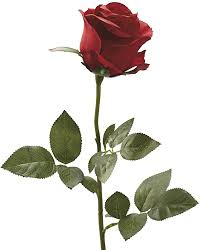
#> input picture Image_preprocessing/Dataset/rose/rose005.jpg, 201 x 250 px, given in place of rose001.jpg, which was not available
$ python image_preprocessor.py
#> lines starting #> are read from the running program, lines starting #| are printed output that depends on the picture; pictures that were not available may be replaced by others from this repository, and a replacement may not be noted
import cv2 as cv
import numpy as np

rose_shape = np.empty((100, 2))

# [7 lines of commented-out code are left out]

for i in range(100) :
    path = 'Image_preprocessing\Dataset\\rose\\rose{:03d}.jpg'.format(i+1)
    rose = cv.imread(path, cv.IMREAD_GRAYSCALE)
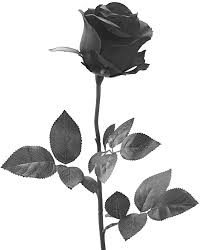
#> rose: shape (250, 201); min 0, max 255, mean 210.7
    rose_reshape = cv.resize(rose, (64, 64))
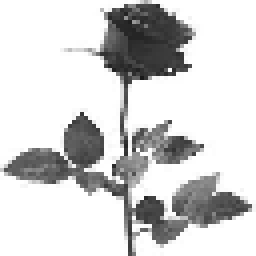
#> rose_reshape: shape (64, 64) (shown 4 times larger); min 25, max 255, mean 210.5
    cv.imshow('original', rose)
    cv.imshow('resized', rose_reshape)
    key = cv.waitKey(0)
#> (key Esc is pressed here)
    cv.destroyAllWindows()
    if key == 27 :
        break

# [23 lines of commented-out code are left out]

$ run again, on Image_preprocessing/Dataset/rose/rose020.jpg
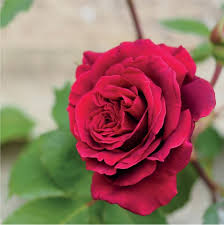
#> input picture Image_preprocessing/Dataset/rose/rose020.jpg, 224 x 225 px, given in place of rose001.jpg, which was not available
#> `rose = cv.imread(path, cv.IMREAD_GRAYSCALE)`:
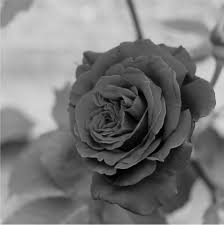
#> rose: shape (225, 224); min 0, max 217, mean 121.1
#> `rose_reshape = cv.resize(rose, (64, 64))`:
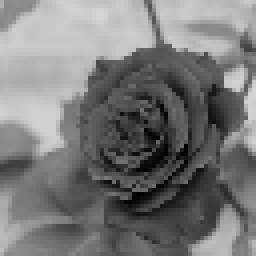
#> rose_reshape: shape (64, 64) (shown 4 times larger); min 0, max 215, mean 120.7

$ run again, on Image_preprocessing/Dataset/rose/rose023.jpg
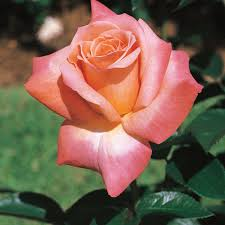
#> input picture Image_preprocessing/Dataset/rose/rose023.jpg, 225 x 225 px, given in place of rose001.jpg, which was not available
#> `rose = cv.imread(path, cv.IMREAD_GRAYSCALE)`:
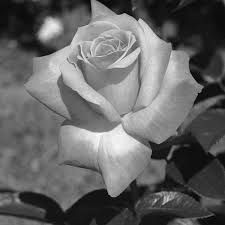
#> rose: shape (225, 225); min 0, max 255, mean 100.2
#> `rose_reshape = cv.resize(rose, (64, 64))`:
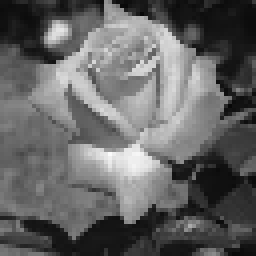
#> rose_reshape: shape (64, 64) (shown 4 times larger); min 7, max 251, mean 100
